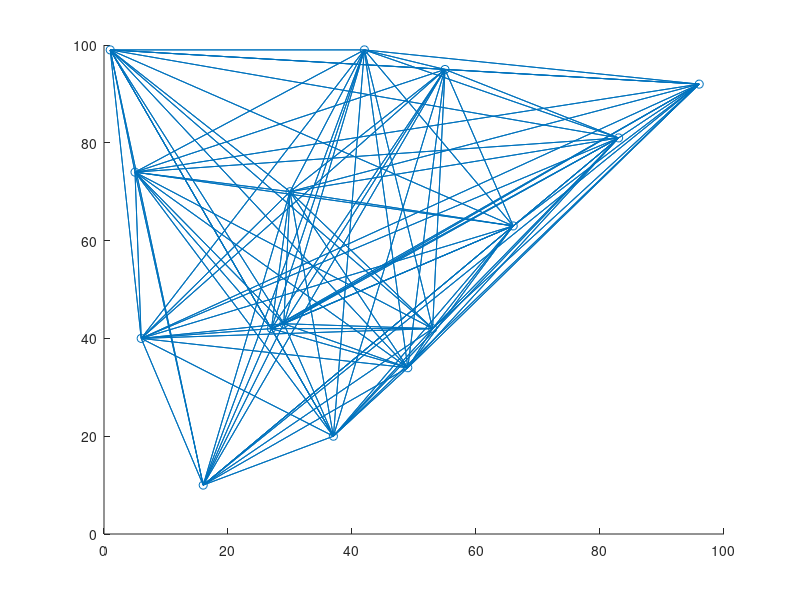

The MATLAB script that drew this image:
%% 清空环境变量
clc;
clear;
close all;

%% 读取数据
r=load('data.mat');
x = r.x;
y = r.y;

%% 绘制网状拓扑结构
figure
axis([0 r.xlim 0 r.ylim]);
% 绘制网络节点
scatter(x,y);
hold on
% 网络节点接入
for i=1:r.n
    for j=1:r.n
        line([x(i),x(j)],[y(i),y(j)]);
    end
end